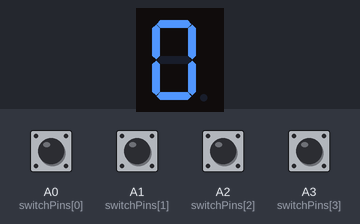
The sketch below on a simulated Arduino Uno, built with avr-gcc and run on an emulated ATmega328P. Shown: 1-digit seven-segment display. Wiring (inferred from the names in the program): 1-digit 7-segment display, segments lit when HIGH: segments pin 2, pin 3, pin 4, pin 5, pin 6, pin 7, pin 8. Inputs (shaded band) come from the test bench; at power-on: A0 (switchPins[0]), A1 (switchPins[1]), A2 (switchPins[2]), A3 (switchPins[3]) LOW. The segment pins are drawn as the display they are named for.

Above: at 1.2 s.
1.3 s: A0 (switchPins[0]) pulled HIGH for 0.15 s
At 1.42 s:
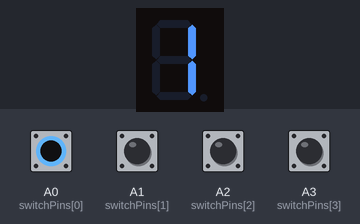
3.0 s: A1 (switchPins[1]) pulled HIGH for 0.15 s
At 3.07 s:
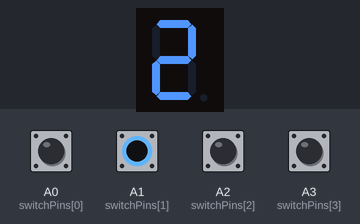
4.6 s: A2 (switchPins[2]) pulled HIGH for 0.15 s
At 4.72 s:
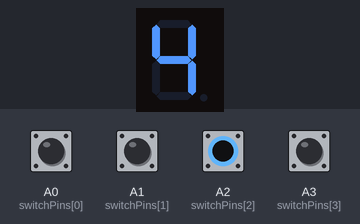
6.3 s: A3 (switchPins[3]) pulled HIGH for 0.15 s
At 6.37 s:
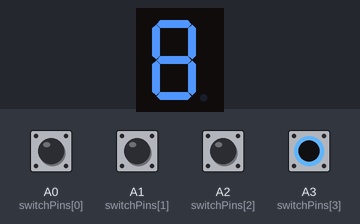
7.9 s: A1 (switchPins[1]) driven HIGH and A3 (switchPins[3]) driven HIGH
At 8.2 s:
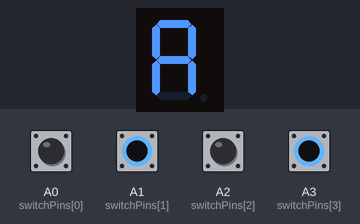
9.4 s: A2 (switchPins[2]) pulled HIGH for 1 s
At 10.2 s:
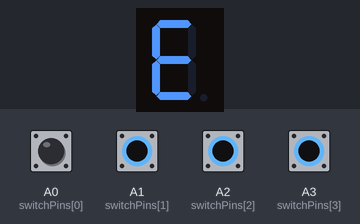
Timing chart, 0 to 12.4 s (numbered marks = the images above; inputs shaded):
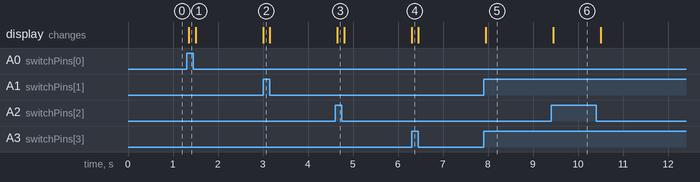

Measured:
- after the input at 1.3 s, the display: changes after 0.05 s (image 1)
- after the input at 3.0 s, the display: changes at once (image 2)
- after the input at 4.6 s, the display: changes after 0.05 s (image 3)
- after the input at 6.3 s, the display: changes at once (image 4)
- after the input at 7.9 s, the display: changes after 0.05 s (image 5)
- after the input at 9.4 s, the display: changes after 0.05 s (image 6)

The sketch:

conversor_binario_hex.ino
```cpp
/*
 * ============================================
 * EJERCICIO EN CLASE - PUNTO 2
 * Conversor Binario (4 bits) a Hexadecimal
 * ============================================
 * Plataforma : Arduino UNO
 * Simulador  : Tinkercad
 * Fecha      : 29/03/2026
 *
 * Conexiones:
 *   - DIP Switch → Pines A0 (bit0=1), A1 (bit1=2),
 *                        A2 (bit2=4), A3 (bit3=8)
 *   - Display 7 seg (cátodo común) → Pines D2–D8
 *     (segmentos a,b,c,d,e,f,g respectivamente)
 * ============================================
 */

// Pines de los segmentos del display (a → g)
const int segmentos[] = {2, 3, 4, 5, 6, 7, 8};

// Pines del DIP Switch (entradas binarias)
const int switchPins[] = {A0, A1, A2, A3};

// Matriz cátodo común: 1=encendido, 0=apagado
// Orden de segmentos: a, b, c, d, e, f, g
const byte digitosHex[16][7] = {
  {1, 1, 1, 1, 1, 1, 0}, // 0
  {0, 1, 1, 0, 0, 0, 0}, // 1
  {1, 1, 0, 1, 1, 0, 1}, // 2
  {1, 1, 1, 1, 0, 0, 1}, // 3
  {0, 1, 1, 0, 0, 1, 1}, // 4
  {1, 0, 1, 1, 0, 1, 1}, // 5
  {1, 0, 1, 1, 1, 1, 1}, // 6
  {1, 1, 1, 0, 0, 0, 0}, // 7
  {1, 1, 1, 1, 1, 1, 1}, // 8
  {1, 1, 1, 1, 0, 1, 1}, // 9
  {1, 1, 1, 0, 1, 1, 1}, // A
  {0, 0, 1, 1, 1, 1, 1}, // b
  {1, 0, 0, 1, 1, 1, 0}, // C
  {0, 1, 1, 1, 1, 0, 1}, // d
  {1, 0, 0, 1, 1, 1, 1}, // E
  {1, 0, 0, 0, 1, 1, 1}  // F
};

void setup() {
  for (int i = 0; i < 7; i++) {
    pinMode(segmentos[i], OUTPUT);
  }
  for (int i = 0; i < 4; i++) {
    pinMode(switchPins[i], INPUT);
  }
}

void loop() {
  // Leer los 4 bits del DIP Switch y calcular valor decimal
  int valorDecimal = 0;
  if (digitalRead(A0) == HIGH) valorDecimal += 1;
  if (digitalRead(A1) == HIGH) valorDecimal += 2;
  if (digitalRead(A2) == HIGH) valorDecimal += 4;
  if (digitalRead(A3) == HIGH) valorDecimal += 8;

  // Mostrar el valor en el display como hexadecimal
  escribirDisplay(valorDecimal);

  delay(150);
}

// Función que activa los segmentos según el índice (0–15)
void escribirDisplay(int index) {
  for (int i = 0; i < 7; i++) {
    digitalWrite(segmentos[i], digitosHex[index][i]);
  }
}
```
